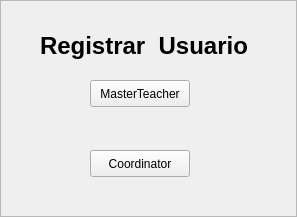
<?xml version="1.0" encoding="UTF-8"?>
<ui version="4.0">
 <class>VentanaRegistroUsuario</class>
 <widget class="QFrame" name="VentanaRegistroUsuario">
  <property name="geometry">
   <rect>
    <x>0</x>
    <y>0</y>
    <width>297</width>
    <height>217</height>
   </rect>
  </property>
  <property name="windowTitle">
   <string>Frame</string>
  </property>
  <property name="frameShape">
   <enum>QFrame::StyledPanel</enum>
  </property>
  <property name="frameShadow">
   <enum>QFrame::Raised</enum>
  </property>
  <widget class="QLabel" name="label">
   <property name="geometry">
    <rect>
     <x>40</x>
     <y>30</y>
     <width>221</width>
     <height>31</height>
    </rect>
   </property>
   <property name="font">
    <font>
     <pointsize>18</pointsize>
     <weight>75</weight>
     <bold>true</bold>
    </font>
   </property>
   <property name="text">
    <string>Registrar  Usuario</string>
   </property>
  </widget>
  <widget class="QPushButton" name="botonMT">
   <property name="geometry">
    <rect>
     <x>90</x>
     <y>80</y>
     <width>100</width>
     <height>27</height>
    </rect>
   </property>
   <property name="text">
    <string>MasterTeacher</string>
   </property>
  </widget>
  <widget class="QPushButton" name="botonCoor">
   <property name="geometry">
    <rect>
     <x>90</x>
     <y>150</y>
     <width>100</width>
     <height>27</height>
    </rect>
   </property>
   <property name="text">
    <string>Coordinator</string>
   </property>
  </widget>
 </widget>
 <resources/>
 <connections/>
</ui>
